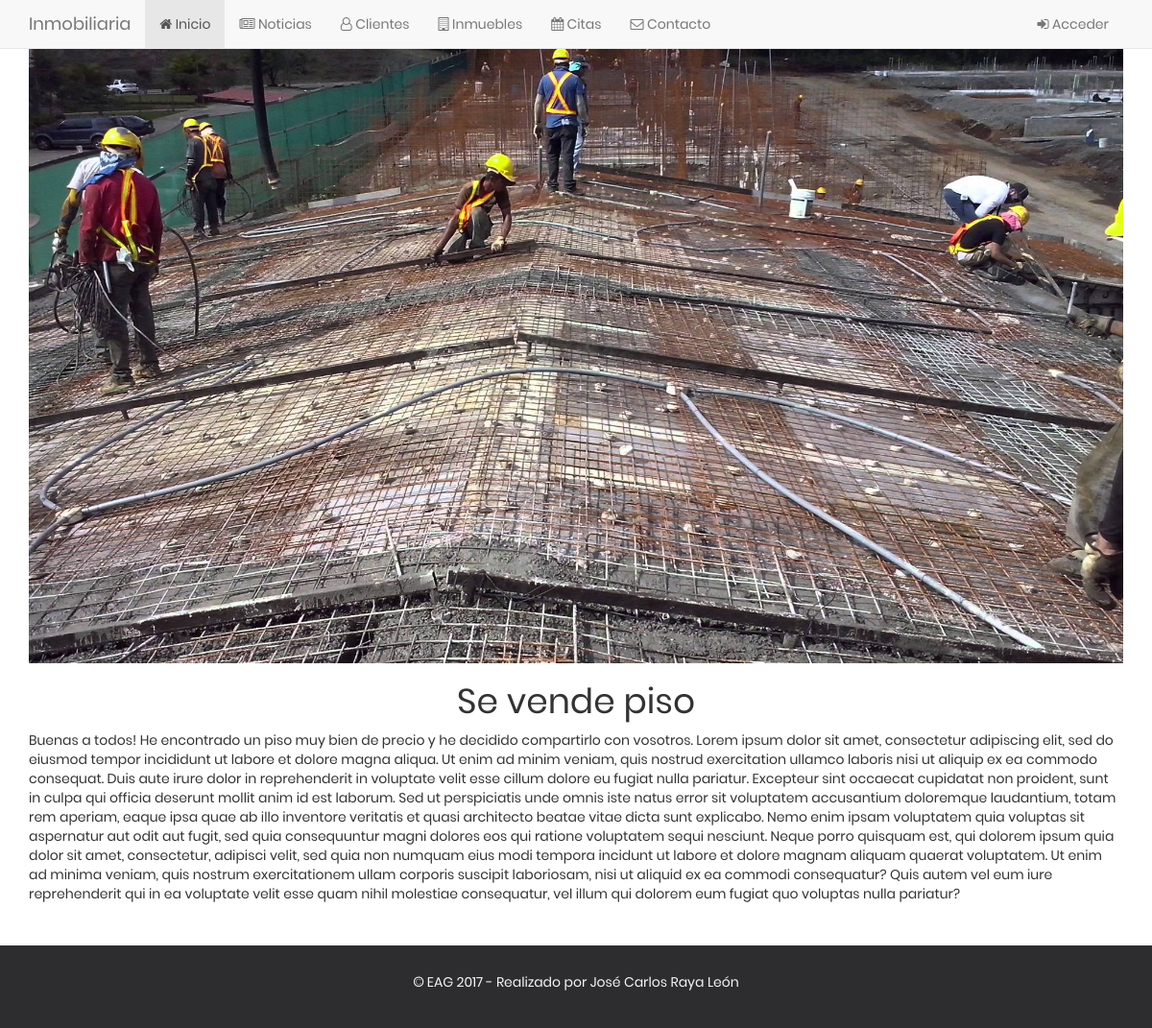
/php/noticias/noticia.php?id=1, run on an earlier commit of the app's database.
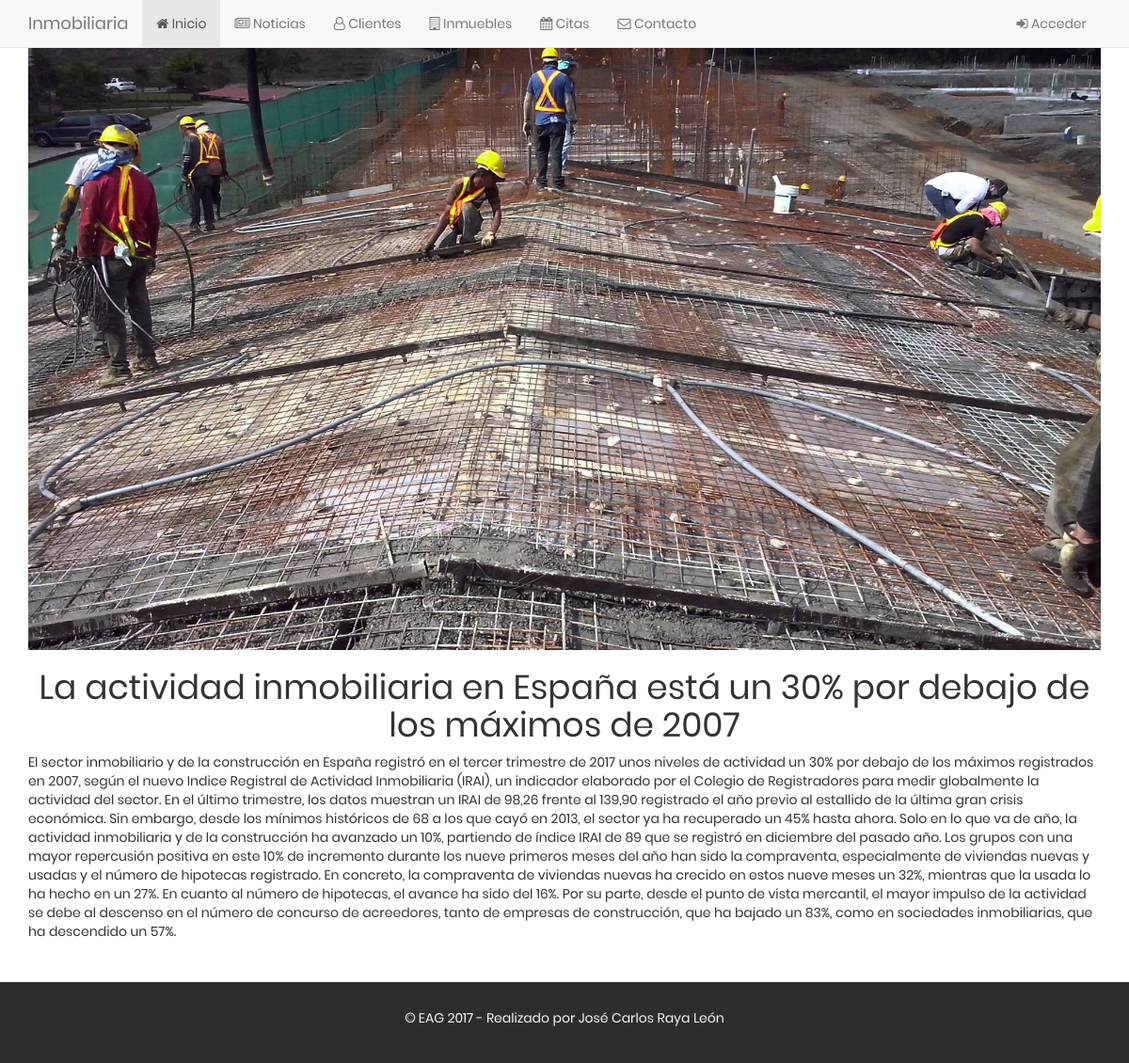
And on a later commit of the database.
### tables this page shows
CREATE TABLE `noticias` (
  `id` bigint(20) UNSIGNED NOT NULL,
  `titular` varchar(100) NOT NULL,
  `contenido` varchar(1500) NOT NULL,
  `imagen` varchar(50) NOT NULL,
  `fecha` date NOT NULL
);

### php/noticias/noticia.php (the view, shortened to what this page needs)
<!DOCTYPE html>
<html lang="en">
<head>
    <?php include '../funciones.php'; ?>
</head>
<body>
   <?php
        $datos = db_query("select * from noticias where id = $_GET[id]");
    ?>
    <div class="container text-center">
       <?php
        while($fila = mysqli_fetch_array($datos, MYSQLI_ASSOC)){
        ?>
        <img class="img-responsive" src="../../img/noticias/<?php echo $fila['imagen'] ?>" alt="">
        <h1><?php echo $fila['titular'] ?></h1>
        <p class="text-left"><?php echo $fila['contenido'] ?></p>
        <?php
        }
        ?>
    </div>
</body>
</html>

What changed in the data, as far as the page shows it:
changed noticias: titular "Se vende piso" → "La actividad inmobiliaria en España está un 30% por debajo de los máximos de 2007"; contenido "Buenas a todos! He encontrado un piso muy bien de precio y he decidido compartirlo con vosotros. Lorem ipsum dolor sit amet, consectetur adipiscing elit, sed do eiusmod tempor incididunt ut labore et dolore magna aliqua. Ut enim ad minim veniam, quis nostrud exercitation ullamco laboris nisi ut aliquip ex ea commodo consequat. Duis aute irure dolor in reprehenderit in voluptate velit esse cillum dolore eu fugiat nulla pariatur. Excepteur sint occaecat cupidatat non proident, sunt in culpa qui officia deserunt mollit anim id est laborum. Sed ut perspiciatis unde omnis iste natus error sit voluptatem accusantium doloremque laudantium, totam rem aperiam, eaque ipsa quae ab illo inventore…" → "El sector inmobiliario y de la construcción en España registró en el tercer trimestre de 2017 unos niveles de actividad un 30% por debajo de los máximos registrados en 2007, según el nuevo Indice Registral de Actividad Inmobiliaria (IRAI), un indicador elaborado por el Colegio de Registradores para medir globalmente la actividad del sector. En el último trimestre, los datos muestran un IRAI de 98,26 frente al 139,90 registrado el año previo al estallido de la última gran crisis económica. Sin embargo, desde los mínimos históricos de 68 a los que cayó en 2013, el sector ya ha recuperado un 45% hasta ahora. Solo en lo que va de año, la actividad inmobiliaria y de la construcción ha avanzado…"
